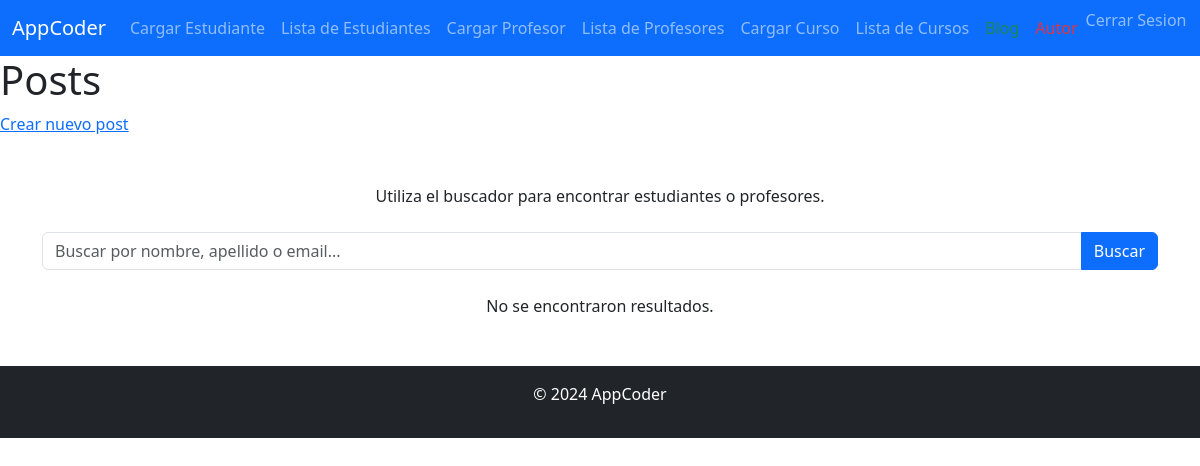
Page /blog/ (signed in) on the earlier database version.
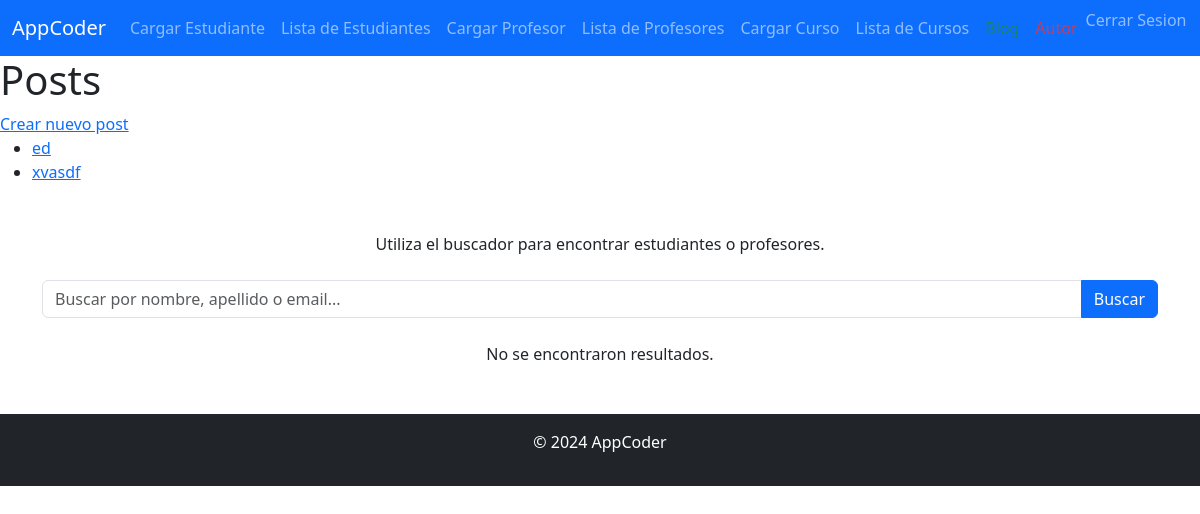
Same page on the later database version.
### AppBlog/models.py (models this page shows, shortened)
class Post(models.Model):
    title = models.CharField(max_length=200)
    content = models.TextField()
    author = models.CharField(max_length=100)
    created_at = models.DateTimeField(auto_now_add=True)

### AppBlog/views.py (the view)
# urls.py: path('', PostListView.as_view(), name='post_list'),
class PostListView( LoginRequiredMixin, ListView):
    model = Post
    template_name = 'AppBlog/post_list.html'
    context_object_name = 'posts'

### AppBlog/templates/AppBlog/post_list.html (shortened to what this page needs)
{% extends "AppCoder/index.html" %}
{% load static %}
{% block cuerpo %}
    <h1>Posts</h1>
    <a href="{% url 'post_create' %}">Crear nuevo post</a>
    <ul>
        {% for post in posts %}
        <li>
            <a href="{% url 'post_detail' post.pk %}">{{ post.title }}</a>
        </li>
        {% endfor %}
    </ul>
{% endblock %}

Differences in the rows shown:
added Post: title "ed"
added Post: title "xvasdf"
